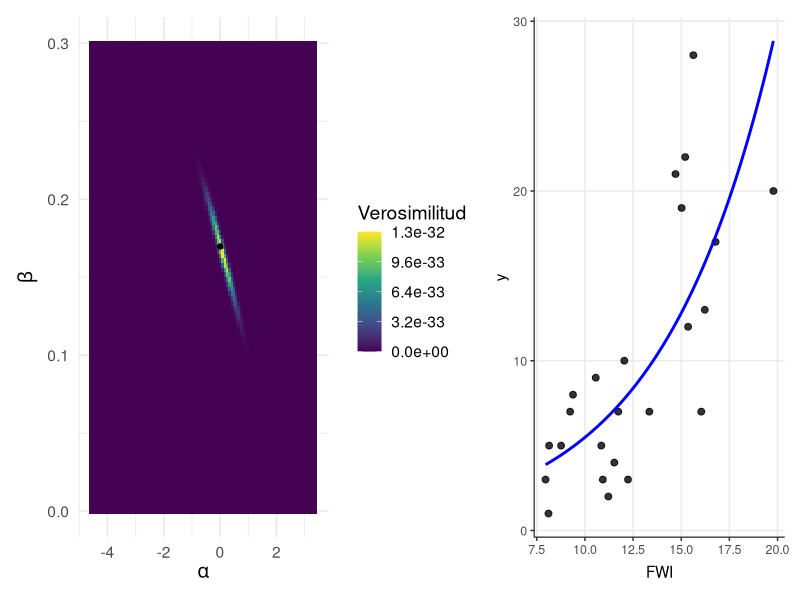
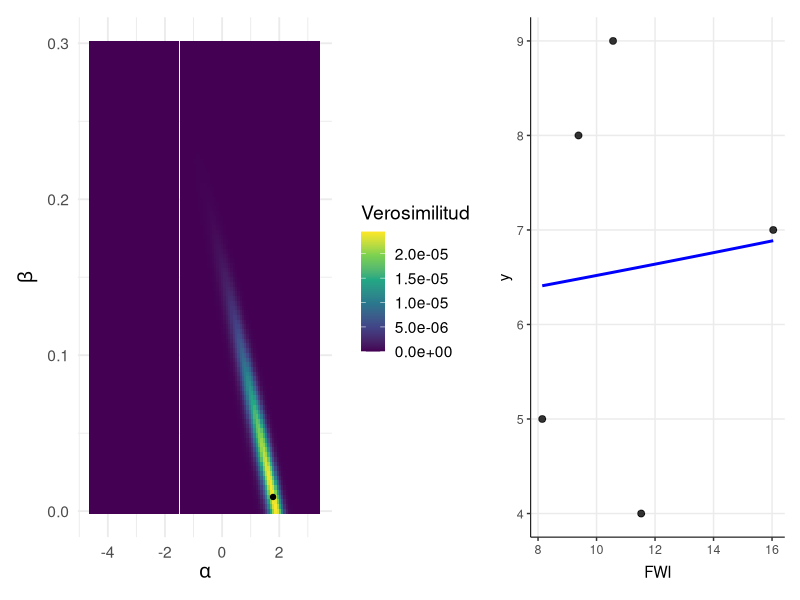
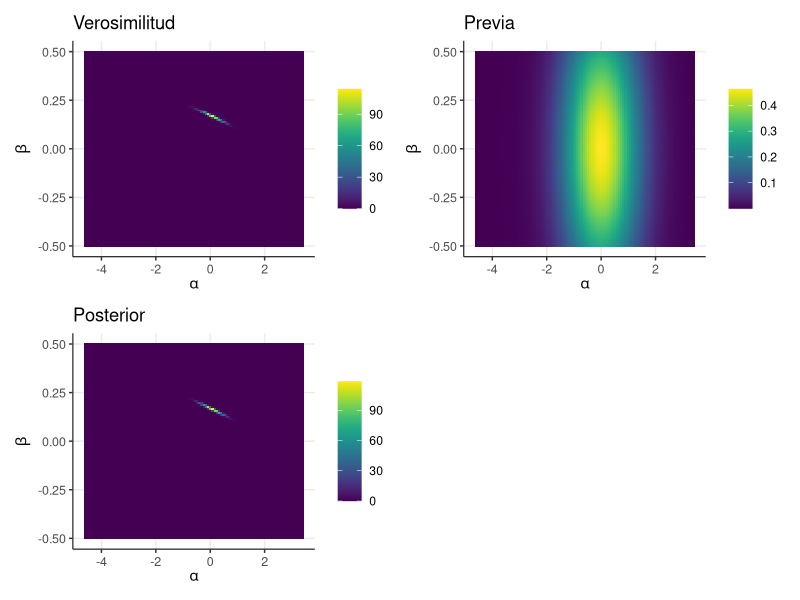
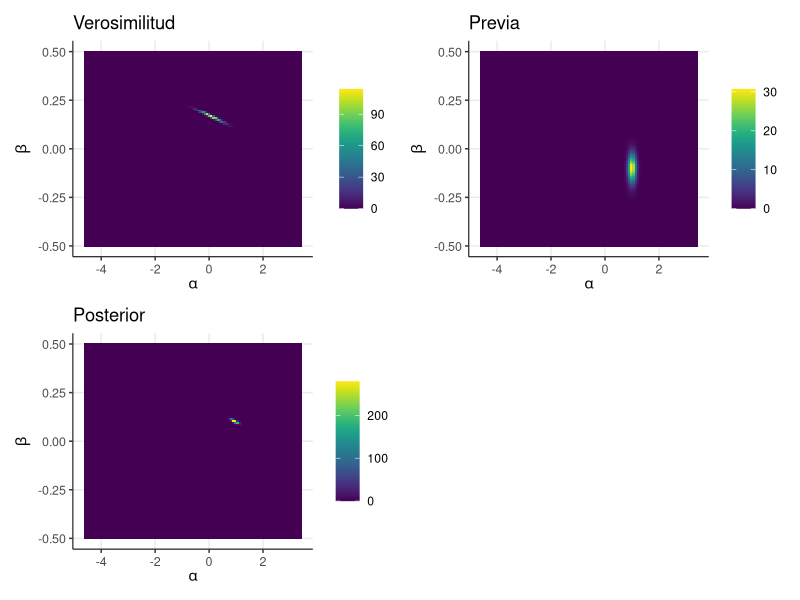
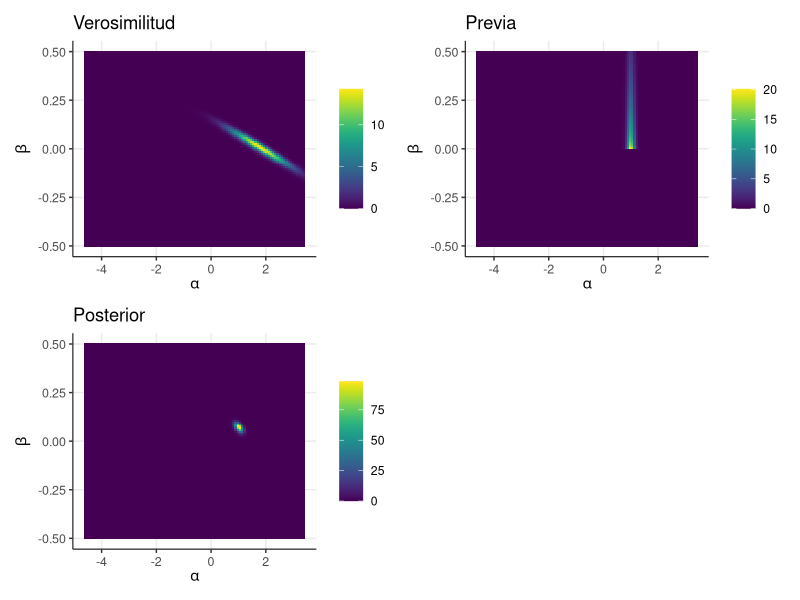

The R script that drew these images, in order:
## ## TP 5: Estimación de parámetros e inferencia bayesiana ## ##

# [Codificación: UTF-8]

# Paquetes ----------------------------------------------------------------

library(tidyverse) # ggplot y pivot_longer
library(viridis)   # colores
library(scales)    # leyenda de gráfico
library(patchwork) # unir gráficos

# Funciones ---------------------------------------------------------------

# Para normalizar densidades o likelihoods (con fines gráficos).
# area es el tamaño del segmento o celda en la aproximación discreta.
# En 1D, es la distancia entre valores de la secuencia de parámetros.
# En 2D, es el área de cada celda.
# Devuelve un vector de densidad o likelihood, tal que
# sum(normalized_density * area) ~= 1
normalize_dens <- function(dens, area) {
  dens / sum(dens * area)
}

# ggplot custom theme
nice_theme <- function() {
  theme(
    panel.border = element_blank(),
    panel.grid.minor = element_blank(),
    panel.grid.major =  element_line(),

    axis.line = element_line(linewidth = 0.35),

    axis.text = element_text(size = 9),
    axis.title = element_text(size = 11),

    strip.text = element_text(size = 11),
    strip.background = element_rect(fill = "white", color = "white")
  )
}

theme_set(theme_classic())

# Datos -------------------------------------------------------------------

datos <- read.csv(file.path("datos", "barbera_data_fire_total_climate.csv"))


# Actividad 1 -------------------------------------------------------------

# 1.1 ---------------------------------------------------------------------
# Elegir un set de datos y definir un modelo sencillo (1 o 2 parámetros).
# Puede ser estadístico o no (la función de costo no necesariamente tiene que
# ser una -log verosimilitud).

# y_i ~ Poisson(lambda_i)
# lambda_i = exp(alpha + beta * x)

# 1.2 ---------------------------------------------------------------------
# Evaluar qué restricciones debería imponerse sobre los parámetros para que el
# modelo sea sensato.

# beta > 0, y no muy grande

# 1.3 ---------------------------------------------------------------------
# Graficar la función de verosimilitud del modelo (o la función de costo) y
# encontrá el máximo utilizando el método de la grilla. Si el modelo tiene
# D > 2 parámetros, se deberán fijar D - 2 para poder graficar. Graficar la
# predicción en función de alguna variable predictora (si es que la hay)
# utilizando el valor de la grilla con mayor verosimilitud o menor costo.

like_fire <- function(alpha, beta, log = T, filas = 1:nrow(datos)) {
  # "like" por likelihood (sería raro decirle "vero");
  # "fire" porque es la función para estos datos de fuego, no cualquier
  # verosimilitud.

  # Calculamos la media, lambda:
  lambda <- exp(alpha + beta * datos$fwi[filas])

  # usando lambda evaluamos la verosimilitud de cada observación,
  # en escala log:
  like_pointwise <- dpois(datos$fires[filas], lambda, log = T)

  # la log-verosimilitud conjunta es la suma de las log-verosimilitudes por
  # observación:
  like <- sum(like_pointwise)

  if (log) return(like)
  else return(exp(like))
}

# Creamos grilla de valores de alpha y beta.
side <- 100 # cantidad de valores por lado
grilla <- expand.grid(
  alpha = seq(log(0.01), log(30), length.out = side),
  beta = seq(0, 0.3, length.out = side)
)

# Evaluamos la verosimilitud para cada valor
grilla$loglike <- NA
size <- side ^ 2 # cantidad de valores en la grilla
for (i in 1:size) {
  grilla$loglike[i] <- like_fire(grilla$alpha[i], grilla$beta[i])
}
grilla$like <- exp(grilla$loglike)

# Elegimos el punto con mayor verosimilitud
row <- which.max(grilla$loglike)
alpha <- grilla$alpha[row]
beta <- grilla$beta[row]

# Grilla
p1 <- ggplot(grilla, aes(x = alpha, y = beta, fill = like)) +
  geom_tile() +
  geom_point(data = grilla[row, , drop = F]) +
  scale_fill_viridis_c(option = "viridis", name = "Verosimilitud",
                       label = scientific_format(digits = 2)) +
  labs(x = expression(alpha), y = expression(beta)) +
  theme_minimal(base_size = 14)

# Plot de puntos + curva
p2 <- ggplot(datos, aes(x = fwi, y = fires)) +
  geom_point(color = rgb(0, 0, 0, 0.8), size = 2) +
  stat_function(fun = function(x) exp(alpha + beta * x),
                color = "blue", linewidth = 1) +
  ylab("y") + xlab("FWI") +
  nice_theme()

# Unimos
(p1 | p2)

# 1.4 ---------------------------------------------------------------------
# Comparár la estimación basada en la grilla con la obtenida usando optim.

like_fire_opt <- function(x) {
  alpha <- x[1]
  beta <- x[2]
  return(-like_fire(alpha, beta))
}

opt <- optim(
  par = c(0, 0.1),    # vector inicial de parámetros, donde comienza la búsqueda
  fn = like_fire_opt, # función a optimizar
  method = "BFGS"
)

opt$par
grilla[row, c("alpha", "beta")]

# 1.5 ---------------------------------------------------------------------
# ¿Existen otros valores de los parámetros que también presentan un
# ajuste razonable a los datos, aunque sea subóptimo? ¿Cómo se podría
# escoger un set de valores razonables?

# 1.6 ---------------------------------------------------------------------
# Repetir los puntos 1.3 y 1.5 pero utilizando el 20 % y el 50 % de los
# datos disponibles, y compará los resultados.

# Ejemplo con N = 20 %

filas20 <- sample(1:nrow(datos), size = round(0.2 * nrow(datos)))

# Evaluamos la verosimilitud para cada valor
grilla$loglike20 <- NA
for (i in 1:size) {
  grilla$loglike20[i] <- like_fire(grilla$alpha[i], grilla$beta[i],
                                   filas = filas20)
}
grilla$like20 <- exp(grilla$loglike20)

row20 <- which.max(grilla$loglike20)
alpha20 <- grilla$alpha[row20]
beta20 <- grilla$beta[row20]

# Grilla
p1 <- ggplot(grilla, aes(x = alpha, y = beta, fill = like20)) +
  geom_tile() +
  geom_point(data = grilla[row20, , drop = F]) +
  scale_fill_viridis_c(option = "viridis", name = "Verosimilitud",
                       label = scientific_format(digits = 2)) +
  labs(x = expression(alpha), y = expression(beta)) +
  theme_minimal(base_size = 14)

# Plot de puntos + curva
p2 <- ggplot(datos[filas20, ], aes(x = fwi, y = fires)) +
  geom_point(color = rgb(0, 0, 0, 0.8), size = 2) +
  stat_function(fun = function(x) exp(alpha20 + beta20 * x),
                color = "blue", linewidth = 1) +
  ylab("y") + xlab("FWI") +
  nice_theme()

# Unimos usando patchwork
(p1 | p2)


# Actividad 2 -------------------------------------------------------------

# 2.1 ---------------------------------------------------------------------
# Utilizando el mismo set de datos y modelo escogido previamente (ejercicio 1),
# definir previas para los parámetros, convirtiéndolo en un modelo bayesiano.

# y_i ~ Poisson(lambda_i)
# lambda_i = exp(alpha + beta * x)
# alpha ~ Normal(0, 1)
# beta ~ Normal(0, 0.5)

# 2.2 ---------------------------------------------------------------------
# Graficar la función de verosimilitud, la densidad previa y la densidad
# posterior.

# Creamos grilla de valores de alpha y beta.
side <- 100 # cantidad de valores por lado

alpha_seq <- seq(log(0.01), log(30), length.out = side)
beta_seq <- seq(-0.5, 0.5, length.out = side)

grilla <- expand.grid(
  alpha = alpha_seq,
  beta = beta_seq,
  loglike = NA,   # para llenar luego
  like = NA,
  prior = NA,
  post = NA
)

# Evaluamos la verosimilitud para cada valor
size <- side ^ 2 # cantidad de valores en la grilla
for (i in 1:size) {
  grilla$loglike[i] <- like_fire(grilla$alpha[i], grilla$beta[i])
}
grilla$like <- exp(grilla$loglike)

# Definimos y evaluamos la previa
mu_a <- 0; sigma_a <- 1
mu_b <- 0; sigma_b <- 0.5

for (i in 1:size) {
  grilla$prior[i] <-
    dnorm(grilla$alpha[i], mu_a, sigma_a) *
    dnorm(grilla$beta[i], mu_b, sigma_b)
}

# Posterior
grilla$post <- grilla$like * grilla$prior

# Normalizamos para poder visualizar
g <- grilla
a <- diff(alpha_seq)[1] * diff(beta_seq)[1] # para normalizar
for (v in c("like", "prior", "post")) {
  g[, v] <- normalize_dens(grilla[, v], a)
}

# Graficamos por separado, para apreciar las distintas escalas
p1 <-
  ggplot(g, aes(x = alpha, y = beta, fill = like)) +
  geom_tile() +
  scale_fill_viridis() +
  theme(legend.title = element_blank()) +
  xlab(expression(alpha)) +
  ylab(expression(beta)) +
  ggtitle("Verosimilitud") +
  nice_theme()

p2 <-
  ggplot(g, aes(x = alpha, y = beta, fill = prior)) +
  geom_tile() +
  scale_fill_viridis() +
  theme(legend.title = element_blank()) +
  xlab(expression(alpha)) +
  ylab(expression(beta)) +
  ggtitle("Previa") +
  nice_theme()

p3 <-
  ggplot(g, aes(x = alpha, y = beta, fill = post)) +
  geom_tile() +
  scale_fill_viridis() +
  theme(legend.title = element_blank()) +
  xlab(expression(alpha)) +
  ylab(expression(beta)) +
  ggtitle("Posterior") +
  nice_theme()

# Unimos usando patchwork
(p1 | p2 | p3) + plot_layout(nrow = 2)

# 2.3 ---------------------------------------------------------------------
# Explorar distintas previas, ya sea variando los parámetros de una
# misma distribución o utilizando otra distribución. Intentar crear
# previas que influyan en el resultado y otras que no.

grilla2 <- grilla

# Redefinimos y evaluamos la previa
mu_a <- 1; sigma_a <- 0.1
mu_b <- -0.1; sigma_b <- 0.05

for (i in 1:size) {
  grilla2$prior[i] <-
    dnorm(grilla2$alpha[i], mu_a, sigma_a) *
    dnorm(grilla2$beta[i], mu_b, sigma_b)
}

# Posterior
grilla2$post <- grilla2$like * grilla2$prior

# Normalizamos para poder visualizar
g2 <- grilla2
a <- diff(alpha_seq)[1] * diff(beta_seq)[1] # para normalizar
for (v in c("like", "prior", "post")) {
  g2[, v] <- normalize_dens(grilla2[, v], a)
}

# Graficamos por separado, para apreciar las distintas escalas
p1 <-
  ggplot(g2, aes(x = alpha, y = beta, fill = like)) +
  geom_tile() +
  scale_fill_viridis() +
  theme(legend.title = element_blank()) +
  xlab(expression(alpha)) +
  ylab(expression(beta)) +
  ggtitle("Verosimilitud") +
  nice_theme()

p2 <-
  ggplot(g2, aes(x = alpha, y = beta, fill = prior)) +
  geom_tile() +
  scale_fill_viridis() +
  theme(legend.title = element_blank()) +
  xlab(expression(alpha)) +
  ylab(expression(beta)) +
  ggtitle("Previa") +
  nice_theme()

p3 <-
  ggplot(g2, aes(x = alpha, y = beta, fill = post)) +
  geom_tile() +
  scale_fill_viridis() +
  theme(legend.title = element_blank()) +
  xlab(expression(alpha)) +
  ylab(expression(beta)) +
  ggtitle("Posterior") +
  nice_theme()

# Unimos usando patchwork
(p1 | p2 | p3) + plot_layout(nrow = 2)

## Para probar con otra distribución, editar estas líneas:

# Redefinimos y evaluamos la previa
mu_a <- 1; sigma_a <- 0.1
mu_b <- 0.3; sigma2_b <- 0.1 # beta tendrá una previa gamma

# obtenemos a y b, que son los parámetros que requiere dgamma
a <- mu_b ^ 2 / sigma2_b # sigma2_b es la varianza de la previa para b
b <- mu_b / sigma2_b

for (i in 1:size) {
  grilla2$prior[i] <-
    dnorm(grilla2$alpha[i], mu_a, sigma_a) * # normal
    dgamma(grilla2$beta[i], a, b)            # gamma
}

# (El resto del código, igual)

# 2.4 ---------------------------------------------------------------------
# Repetír la comparación entre posteriores pero utilizando únicamente 2 o 3
# observaciones. Las previas que no influían en el resultado usando todos los
# datos, ¿siguen sin influir?

# Creamos grilla de valores de alpha y beta.
side <- 100 # cantidad de valores por lado

alpha_seq <- seq(log(0.01), log(30), length.out = side)
beta_seq <- seq(-0.5, 0.5, length.out = side)

grilla <- expand.grid(
  alpha = alpha_seq,
  beta = beta_seq,
  loglike = NA,   # para llenar luego
  like = NA,
  prior = NA,
  post = NA
)

# Evaluamos la verosimilitud para cada valor
size <- side ^ 2 # cantidad de valores en la grilla
for (i in 1:size) {
  grilla$loglike[i] <- like_fire(grilla$alpha[i], grilla$beta[i],
                                 filas = filas20)
}
grilla$like <- exp(grilla$loglike)

# Definimos y evaluamos la previa
mu_a <- 1; sigma_a <- 0.1
mu_b <- 0.3; sigma2_b <- 0.1 # beta tendrá una previa gamma

# obtenemos a y b, que son los parámetros que requiere dgamma
a <- mu_b ^ 2 / sigma2_b # sigma2_b es la varianza de la previa para b
b <- mu_b / sigma2_b

for (i in 1:size) {
  grilla$prior[i] <-
    dnorm(grilla$alpha[i], mu_a, sigma_a) * # normal
    dgamma(grilla$beta[i], a, b)            # gamma
}

# Posterior
grilla$post <- grilla$like * grilla$prior

# Normalizamos para poder visualizar
g <- grilla
a <- diff(alpha_seq)[1] * diff(beta_seq)[1] # para normalizar
for (v in c("like", "prior", "post")) {
  g[, v] <- normalize_dens(grilla[, v], a)
}

# Graficamos por separado, para apreciar las distintas escalas
p1 <-
  ggplot(g, aes(x = alpha, y = beta, fill = like)) +
  geom_tile() +
  scale_fill_viridis() +
  theme(legend.title = element_blank()) +
  xlab(expression(alpha)) +
  ylab(expression(beta)) +
  ggtitle("Verosimilitud") +
  nice_theme()

p2 <-
  ggplot(g, aes(x = alpha, y = beta, fill = prior)) +
  geom_tile() +
  scale_fill_viridis() +
  theme(legend.title = element_blank()) +
  xlab(expression(alpha)) +
  ylab(expression(beta)) +
  ggtitle("Previa") +
  nice_theme()

p3 <-
  ggplot(g, aes(x = alpha, y = beta, fill = post)) +
  geom_tile() +
  scale_fill_viridis() +
  theme(legend.title = element_blank()) +
  xlab(expression(alpha)) +
  ylab(expression(beta)) +
  ggtitle("Posterior") +
  nice_theme()

# Unimos usando patchwork
(p1 | p2 | p3) + plot_layout(nrow = 2)

# 2.5 ---------------------------------------------------------------------
# ¿Cómo se podría caracterizar la distribución posterior de una forma más
# compacta que un gráfico? ¿Cómo se podrían describir resultados
# sobre un parámetro en particular si el modelo tiene más de un parámetro?